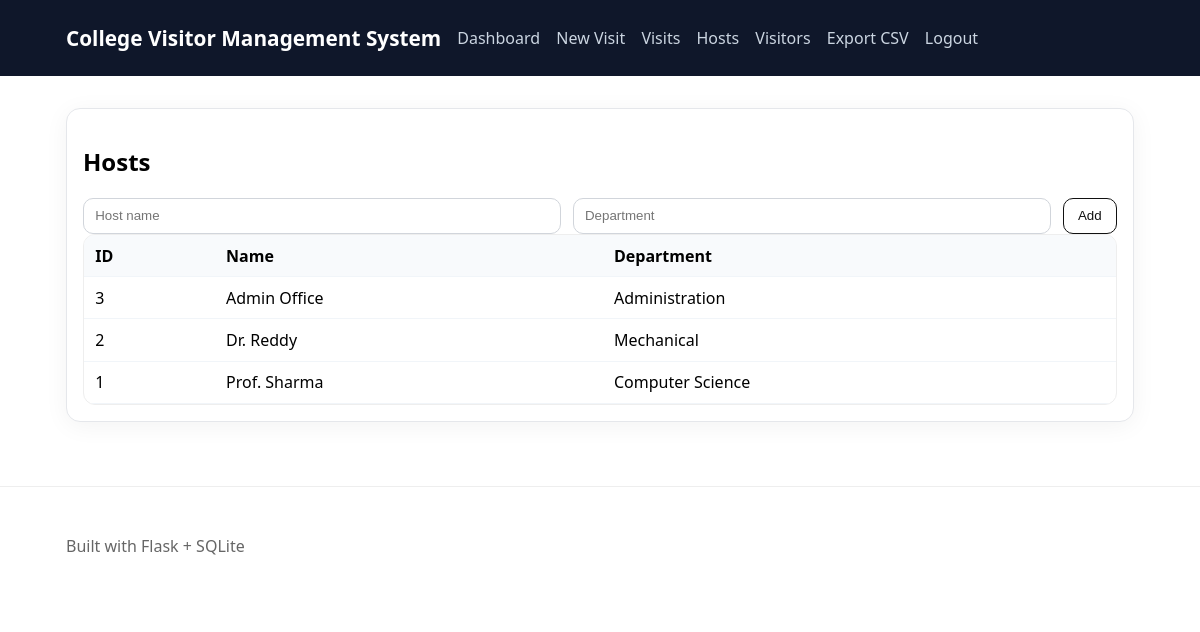
The page /hosts (signed in) on the database its author committed.
### app.py (models this page shows)
class Host(db.Model):
    id = db.Column(db.Integer, primary_key=True)
    name = db.Column(db.String(120), nullable=False)
    department = db.Column(db.String(120))
    visits = db.relationship("Visit", backref="host", lazy=True)

### app.py (the view, shortened to what this page needs)
    @app.route("/hosts", methods=["GET", "POST"])
    def hosts_page():
        if (resp := require_login()) is not None:
            return resp
        hosts = Host.query.order_by(Host.name.asc()).all()
        return render_template("hosts.html", hosts=hosts)

### templates/hosts.html
{% extends "base.html" %}
{% block content %}
<section class="card">
  <h2>Hosts</h2>
  <form method="post" class="form inline">
    <input type="text" name="name" placeholder="Host name" required>
    <input type="text" name="department" placeholder="Department">
    <button class="btn" type="submit">Add</button>
  </form>
  <div class="table-wrapper">
    <table>
      <thead><tr><th>ID</th><th>Name</th><th>Department</th></tr></thead>
      <tbody>
        {% for h in hosts %}
          <tr>
            <td>{{ h.id }}</td>
            <td>{{ h.name }}</td>
            <td>{{ h.department or '' }}</td>
          </tr>
        {% endfor %}
      </tbody>
    </table>
  </div>
</section>
{% endblock %}

### static/css/style.css (style rules this page uses)
* { box-sizing:border-box }
html,body { margin:0;padding:0;font-family:system-ui,-apple-system,Segoe UI,Roboto,Ubuntu,Cantarell,Arial,sans-serif }
.card { background:#fff;border:1px solid #e5e7eb;border-radius:14px;box-shadow:0 4px 24px rgba(0,0,0,.05);padding:1rem;margin:1rem 0 }
.form { display:grid;gap:.75rem }
.form.inline { grid-template-columns:1fr 1fr auto }
.form input,.form select { width:100%;padding:.6rem .7rem;border:1px solid #d1d5db;border-radius:10px }
.btn { display:inline-block;border:1px solid #111;border-radius:10px;padding:.5rem .9rem;text-decoration:none;color:#111;background:#fff;cursor:pointer }
.table-wrapper { overflow:auto;border-radius:12px;border:1px solid #eee }
table { width:100%;border-collapse:collapse }
th,td { padding:.6rem .7rem;border-bottom:1px solid #f1f5f9;text-align:left;white-space:nowrap }
thead th { background:#f8fafc;font-weight:600 }

### rows shown on the page
Host: id "3", name "Admin Office", department "Administration"
Host: id "2", name "Dr. Reddy", department "Mechanical"
Host: id "1", name "Prof. Sharma", department "Computer Science"
